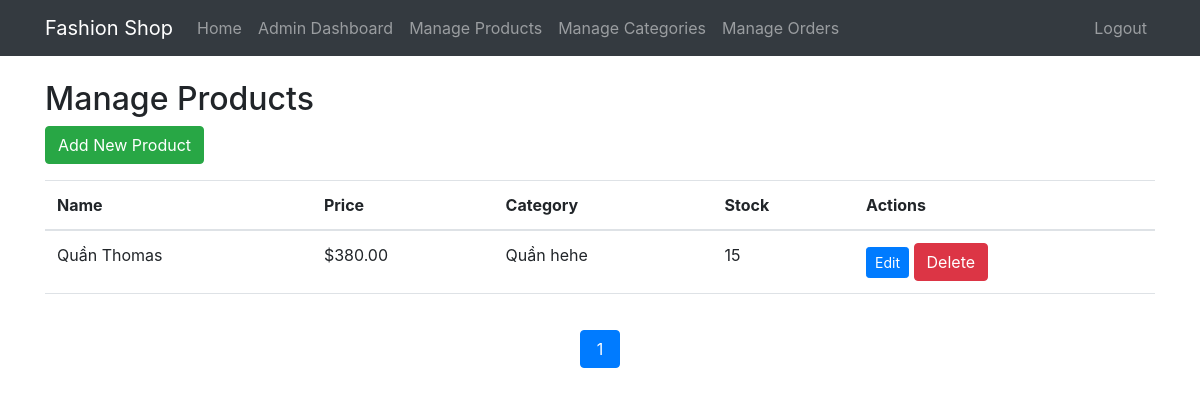
Page /admin/products (signed in) on the earlier database version.
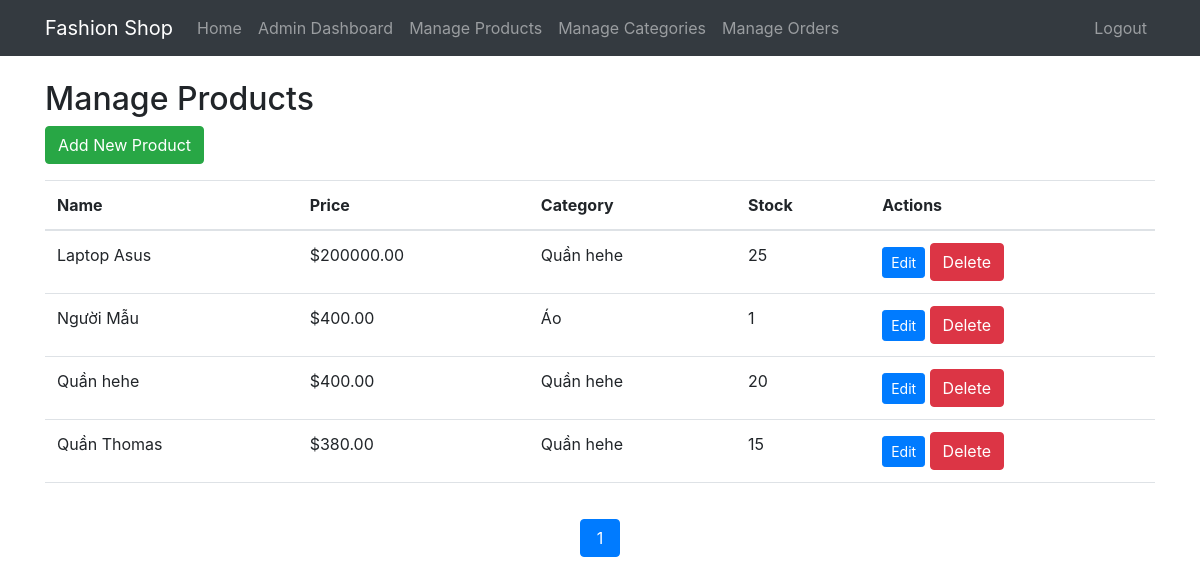
Same page on the later database version.
### app.py (models this page shows)
class Product(db.Model):
    id = db.Column(db.Integer, primary_key=True)
    name = db.Column(db.String(200), nullable=False)
    description = db.Column(db.Text)
    price = db.Column(db.Float, nullable=False)
    sale_price = db.Column(db.Float)  # Giá khuyến mãi
    image_url = db.Column(db.String(500))
    category_id = db.Column(db.Integer, db.ForeignKey('category.id'))
    stock = db.Column(db.Integer, default=0)
    created_at = db.Column(db.DateTime, default=datetime.utcnow)
    updated_at = db.Column(db.DateTime, onupdate=datetime.utcnow)
    cart_items = db.relationship('CartItem', backref='product', lazy=True)
    order_items = db.relationship('OrderItem', backref='product', lazy=True)

class Category(db.Model):
    id = db.Column(db.Integer, primary_key=True)
    name = db.Column(db.String(100), nullable=False)
    description = db.Column(db.Text)
    products = db.relationship('Product', backref='category', lazy=True)

### app.py (the view)
@app.route('/admin/products')
@admin_required
def admin_products():
    page = request.args.get('page', 1, type=int)
    products = Product.query.order_by(Product.created_at.desc())\
        .paginate(page=page, per_page=20)
    categories = Category.query.all()
    return render_template('admin/products.html',
                           products=products,
                           categories=categories)

### app.py (called while the page is built)
def admin_required(f):
    @wraps(f)
    def decorated_function(*args, **kwargs):
        if not current_user.is_authenticated or not current_user.is_admin:
            flash('Bạn không có quyền truy cập trang này!', 'danger')
            return redirect(url_for('index'))
        return f(*args, **kwargs)
    return decorated_function

@login_manager.user_loader
def load_user(user_id):
    return User.query.get(int(user_id))

### templates/admin/products.html
{% extends "base.html" %}
{% block content %}
<h2>Manage Products</h2>
<a href="{{ url_for('admin_new_product') }}" class="btn btn-success mb-3">Add New Product</a>
<div class="table-responsive">
    <table class="table">
        <thead>
            <tr>
                <th>Name</th>
                <th>Price</th>
                <th>Category</th>
                <th>Stock</th>
                <th>Actions</th>
            </tr>
        </thead>
        <tbody>
            {% for product in products.items %}
            <tr>
                <td>{{ product.name }}</td>
                <td>${{ "%.2f"|format(product.price) }}</td>
                <td>{{ product.category.name }}</td>
                <td>{{ product.stock }}</td>
                <td>
                    <a href="{{ url_for('admin_edit_product', product_id=product.id) }}" class="btn btn-primary btn-sm">Edit</a>
                    <a href="{{ url_for('admin_delete_product_confirm', product_id=product.id) }}" class="btn btn-danger">Delete</a>
                </td>
            </tr>
            {% endfor %}
        </tbody>
    </table>
</div>
<nav aria-label="Page navigation">
  <ul class="pagination justify-content-center">
    {% for page_num in products.iter_pages() %}
      {% if page_num %}
        {% if products.page == page_num %}
          <li class="page-item active"><a class="page-link" href="#">{{ page_num }}</a></li>
        {% else %}
          <li class="page-item"><a class="page-link" href="{{ url_for('admin_products', page=page_num) }}">{{ page_num }}</a></li>
        {% endif %}
      {% else %}
        <li class="page-item disabled"><a class="page-link" href="#">...</a></li>
      {% endif %}
    {% endfor %}
  </ul>
</nav>
{% endblock %}

### templates/base.html (shortened to what this page needs)
<!DOCTYPE html>
<html lang="en">
<head>
    <link rel="stylesheet" href="{{ url_for('static', filename='style.css') }}">
    <link href="https://cdn.jsdelivr.net/npm/bootstrap@5.1.3/dist/css/bootstrap.min.css" rel="stylesheet">
    <link rel="stylesheet" href="https://stackpath.bootstrapcdn.com/bootstrap/4.5.2/css/bootstrap.min.css">
</head>
<body>
    <nav class="navbar navbar-expand-lg navbar-dark bg-dark">
        <div class="container">
            <a class="navbar-brand" href="{{ url_for('index') }}">Fashion Shop</a>
            <div class="collapse navbar-collapse" id="navbarNav">
                <ul class="navbar-nav me-auto">
                    <li class="nav-item">
                        <a class="nav-link" href="{{ url_for('index') }}">Home</a>
                    </li>
                    {% if current_user.is_authenticated %}
                        {% if current_user.is_admin %}
                        <li class="nav-item">
                            <a class="nav-link" href="{{ url_for('admin_dashboard') }}">Admin Dashboard</a>
                        </li>
                        <li class="nav-item">
                            <a class="nav-link" href="{{ url_for('admin_products') }}">Manage Products</a>
                        </li>
                        <li class="nav-item">
                            <a class="nav-link" href="{{ url_for('admin_categories') }}">Manage Categories</a>
                        </li>
                        <li class="nav-item">
                            <a class="nav-link" href="{{ url_for('admin_orders') }}">Manage Orders</a>
                        </li>
                        {% endif %}
                    {% endif %}
                </ul>
                <ul class="navbar-nav">
                    {% if current_user.is_authenticated %}
                        <li class="nav-item">
                            <a class="nav-link" href="{{ url_for('logout') }}">Logout</a>
                        </li>
                    {% endif %}
                </ul>
            </div>
        </div>
    </nav>
    <div class="container mt-4">
        {% block content %}{% endblock %}
    </div>
</body>
</html>

### static/style.css (style rules this page uses)
.pagination { display: flex; justify-content: center; gap: 10px; margin-top: 20px; }
.pagination a { padding: 8px 16px; color: white; background-color: #333; border-radius: 4px; text-decoration: none; }

Differences in the rows shown:
added Product: name "Laptop Asus", price "200000.00", category.name "Quần hehe", stock "25"
added Product: name "Người Mẫu", price "400.00", category.name "Áo", stock "1"
added Product: name "Quần hehe", price "400.00", category.name "Quần hehe", stock "20"
